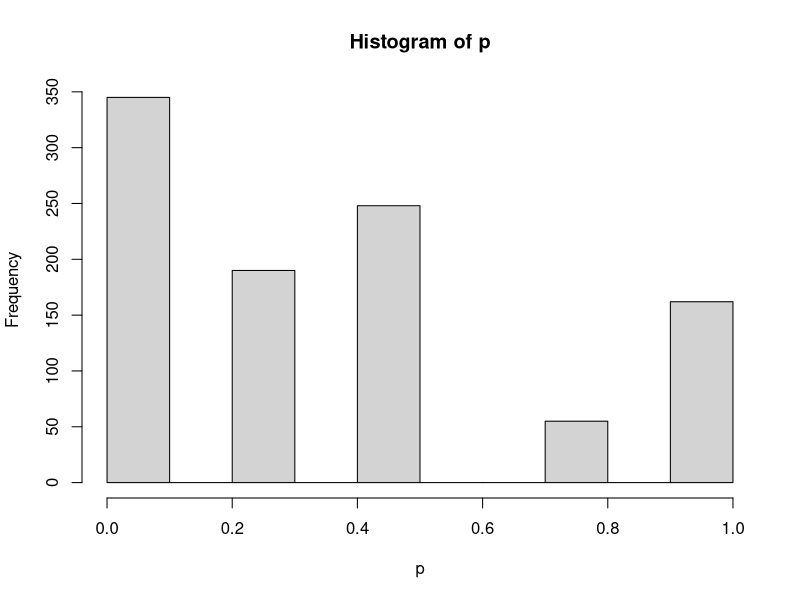
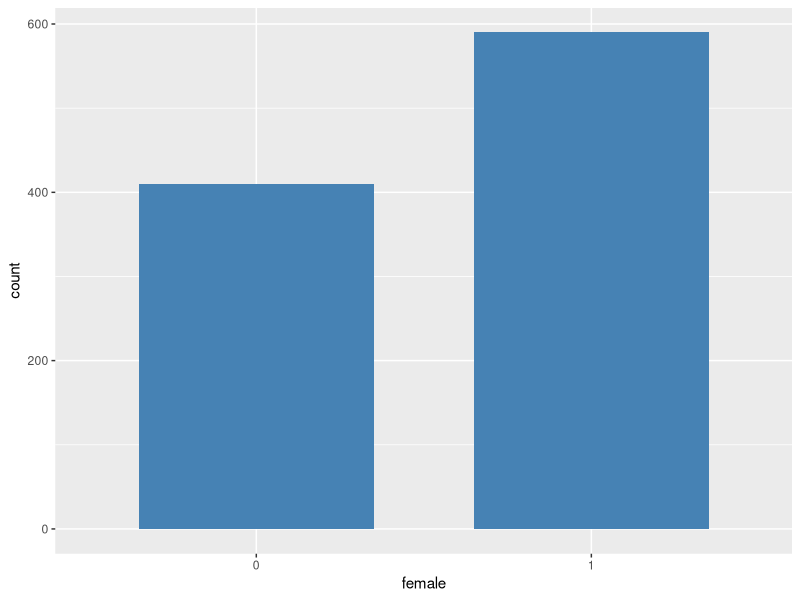
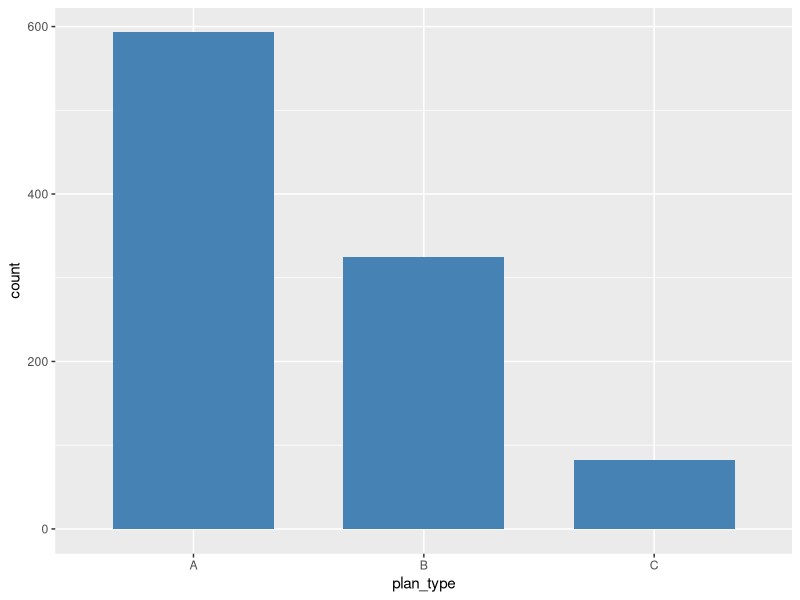
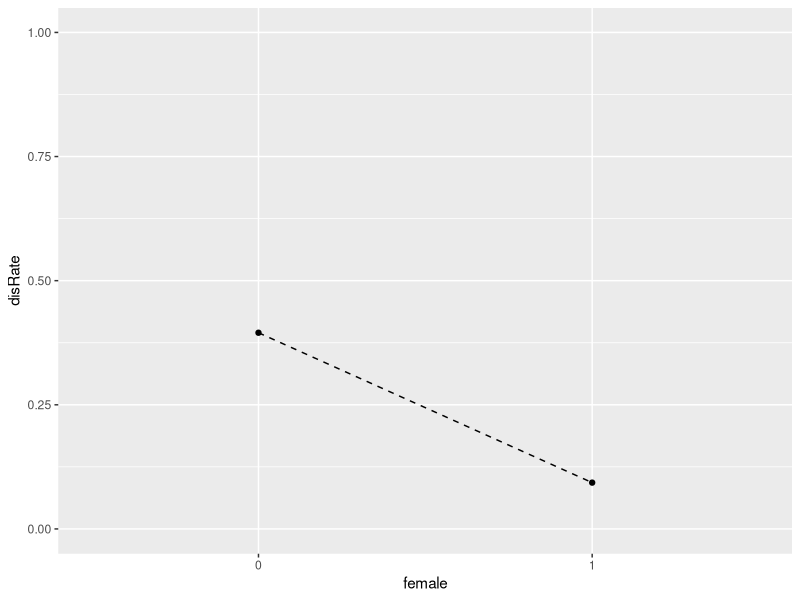
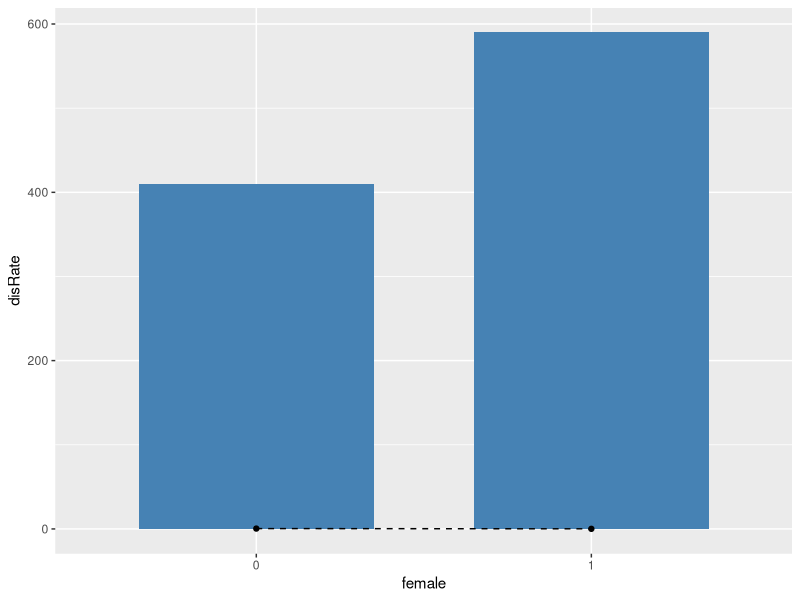
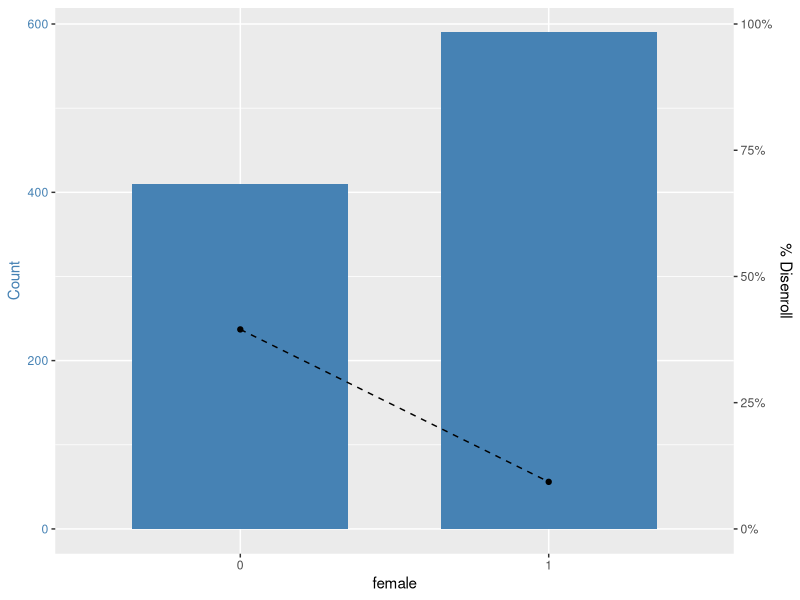
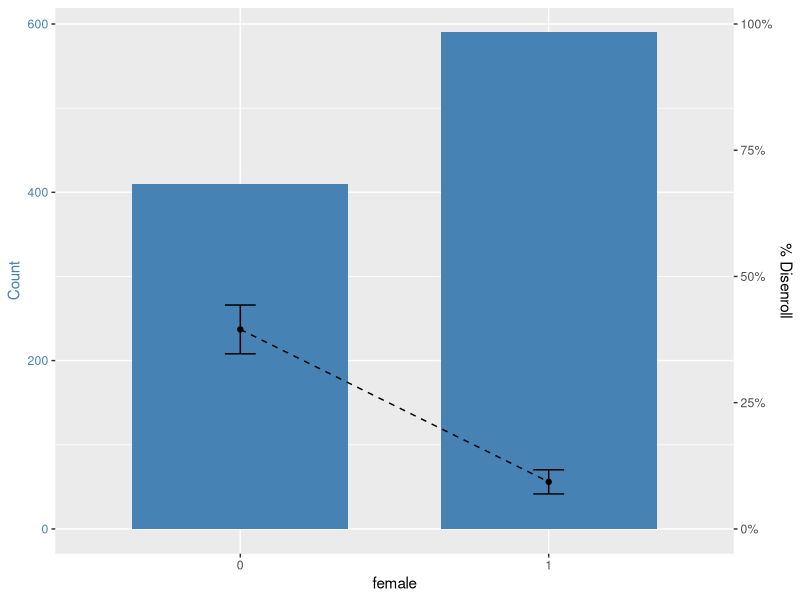

Write the R code that produced these figures, in order. (Note: this script raises an error after producing the figures.)
#R severity frequency plots
library(tidyverse)

#create dataset:
# disenroll yes no
# female
# plan type: a, b, c
set.seed(839)
female = rbinom(1000, 1, .6)
sum(female)
#590

plan_type0 = runif(1000)
plan_type1 = ifelse(plan_type0 < .6, "A", "Z")
plan_type1 = ifelse((plan_type0 >= .6 & plan_type0 < .9), "B", plan_type1)
plan_type1 = ifelse((plan_type0 >= .9), "C", plan_type1)
plan_type = plan_type1
planB = ifelse(plan_type == "B", 1, 0)
planC = ifelse(plan_type == "C", 1, 0)

tibble(plan_type1) %>% group_by(plan_type1) %>% summarize(n())

#likelihood of leaving: logistic equation
# -2*female + 3*planB + 5*planC
# p  = 1/(1 + exp(-(-2*female + 3*planB + 5*planC)))
?rlogis #gonna leave this out for now

p  = 1/(1 + exp(-(-4*female + 3*planB + 5*planC)))
hist(p)

disenroll = ifelse(p > .5, 1, 0)

disenrollData = data.frame(cbind(disenroll, female, plan_type, planB, planC, p))

#bar graph the frequency female
ggplot(disenrollData, aes(x=female)) + 
  geom_bar(stat="count", width=0.7, fill = "steelblue")

#plan type
ggplot(disenrollData, aes(x = plan_type)) + 
  geom_bar(stat = "count", width = 0.7, fill = "steelblue")

#line chart of rate of disenroll
str(disenrollData)

#calculate disenrollment rate by female
disenrollData = disenrollData %>% mutate(disenroll = 
                                           as.numeric(as.character(disenroll)))

femDisEn = disenrollData %>% group_by(female) %>% 
  summarise(disRate = sum(disenroll)/n())

ggplot(data = femDisEn, aes(x = female, y = disRate, group = 1)) +
  geom_line(linetype = "dashed") + geom_point() + ylim(0, 1)

# Overlay plots
ggplot(disenrollData, aes(x=female)) + 
  geom_bar(stat="count", width=0.7, fill = "steelblue") +
  geom_line(data = femDisEn, aes(x = female, y = disRate, group = 1),
            linetype = "dashed") +
  geom_point(data = femDisEn, aes(x = female, y = disRate, group = 1))

#from internet on how to set up the axes mathematically:
#https://stackoverflow.com/questions/3099219/ggplot-with-2-y-axes-on-each-side-and-different-scales
ylim.prim <- c(0, 600)   
ylim.sec <- c(0, 1) 

b = diff(ylim.prim)/diff(ylim.sec)
a = b*(ylim.prim[1] - ylim.sec[1])

ggplot() + 
  geom_bar(data = disenrollData, aes(x=female),
           stat="count", width=0.7, fill = "steelblue") +
  geom_line(data = femDisEn, aes(x = female, y = a + disRate*b, group = 1),
            linetype = "dashed") +
  geom_point(data = femDisEn, aes(x = female, y = a + disRate*b, group = 1)) +
  scale_y_continuous(name = "Count",
                     sec.axis = sec_axis(~ (. - a)/b, name = "% Disenroll",
                                         labels = function(x) {
                                           paste0(round(x * 100, 0), "%")
                                           }
                                         )
                     ) +
  theme(axis.title.y.left = element_text(color = "steelblue"),
        axis.text.y.left = element_text(color = "steelblue")
        )



# se = sqrt(p*q/N)
# p is mean for data where disenroll = 1
# q is mean for data where disenroll = 0
seDF = disenrollData %>% group_by(female) %>%
  summarize(p = sum(disenroll)/n(),
            q = 1 - sum(disenroll)/n(),
            var = p*q,
            sd = sqrt(p*q),
            se = sqrt(var/n()))

ggplot() + 
  geom_bar(data = disenrollData, aes(x=female),
           stat="count", width=0.7, fill = "steelblue") +
  geom_line(data = femDisEn, aes(x = female, y = a + disRate*b, group = 1),
            linetype = "dashed") +
  geom_point(data = femDisEn, aes(x = female, y = a + disRate*b, group = 1)) + 
  geom_errorbar(data = femDisEn,
                aes(x = female, y = a + disRate*b,
                    ymin = a + (disRate - 2*seDF$se)*b, 
                    ymax = a + (disRate + 2*seDF$se)*b,
                width = .1
                # position = position_dodge(.9)
                )
                ) +
  scale_y_continuous(name = "Count",
                     sec.axis = sec_axis(~ (. - a)/b, name = "% Disenroll",
                                         labels = function(x) {
                                           paste0(round(x * 100, 0), "%")
                                         }
                     )
  ) +
  theme(axis.title.y.left = element_text(color = "steelblue"),
        axis.text.y.left = element_text(color = "steelblue")
  ) 





ggplot() + 
  geom_bar(mapping = aes(x = dt$when, y = dt$numinter), stat = "identity", fill = "grey") +
  geom_line(mapping = aes(x = dt$when, y = dt$prod*5), size = 2, color = "blue") + 
  scale_x_date(name = "Day", labels = NULL) +
  scale_y_continuous(name = "Interruptions/day", 
                     sec.axis = sec_axis(~./5, name = "Productivity % of best", 
                                         labels = function(b) { paste0(round(b * 100, 0), "%")})) + 
  theme(
    axis.title.y = element_text(color = "grey"),
    axis.title.y.right = element_text(color = "blue"))

#Idea: make it so you can change the right y-axis based on the rates
#do the above for the plan type








